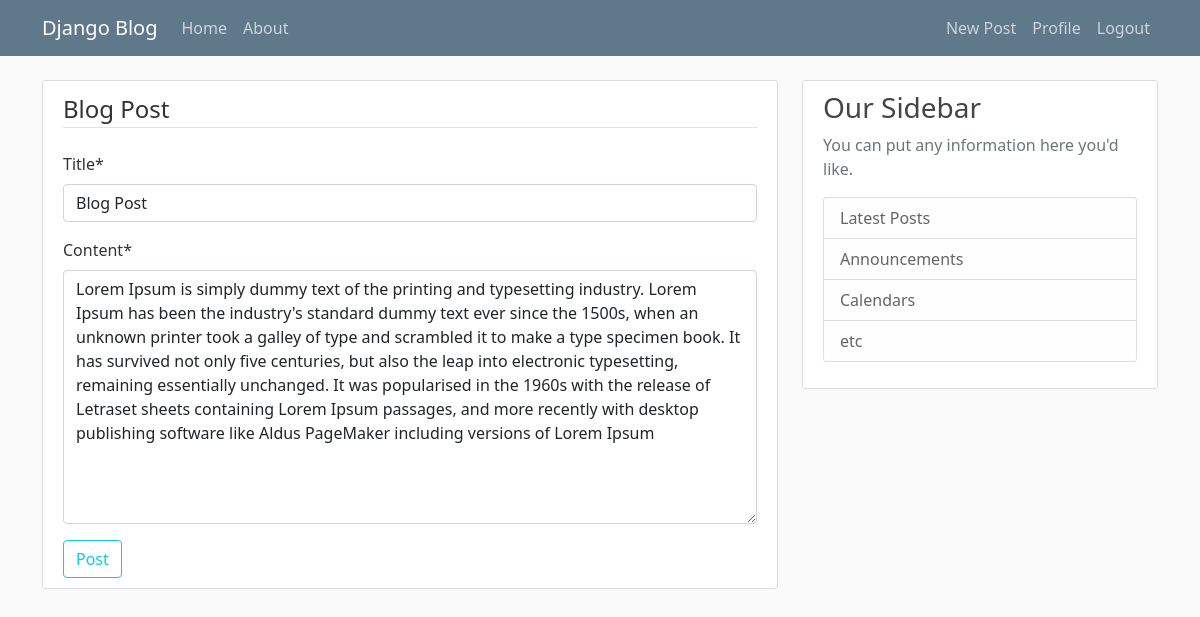
The page /post/4/update (signed in) on the database its author committed.
### blog/models.py (models this page shows, shortened)
class Post(models.Model):
    title = models.CharField(max_length=100)
    content = models.TextField()
    date_posted = models.DateTimeField(default=timezone.now)
    author = models.ForeignKey(User, on_delete=models.CASCADE)

### blog/views.py (the view, shortened to what this page needs)
# urls.py: path("post/<int:pk>/update", PostUpdateView.as_view(), name="post-update"),
class PostUpdateView(LoginRequiredMixin, UserPassesTestMixin, UpdateView):
    model = Post
    fields = ['title', 'content']
    def test_func(self):
        post = self.get_object()
        if self.request.user == post.author:
            return True
        return False

### blog/templates/blog/post_form.html (shortened to what this page needs)
{%extends "blog/base.html" %}
{% load crispy_forms_tags %}
{% block content %}
    <div class="content-section">
        <form method="POST">
            <fieldset class="form-group">
                <legend class="border-bottom mb-4">Blog Post</legend>
                {{ form|crispy }}
            </fieldset>
            <div class="form-group">
                <button class="btn btn-outline-info" type = "submit">Post</button>
            </div>
        </form>
    </div>
{% endblock content %}

### blog/static/blog/main.css (style rules this page uses)
body { background: #fafafa; color: #333333; margin-top: 5rem; }
.content-section { background: #ffffff; padding: 10px 20px; border: 1px solid #dddddd; border-radius: 3px; margin-bottom: 20px; }

### rows shown on the page
Post: title "Blog Post", content "Lorem Ipsum is simply dummy text of the printing and typesetting industry. Lorem Ipsum has been the industry's standard dummy text ever since the 1500s, when an unknown printer took a galley of type and scrambled it to make a type specimen book. It has survived not only five centuries, but also the leap into electronic typesetting, remaining essentially unchanged. It was popularised in the 1960s with the release of Letraset sheets containing Lorem Ipsum passages, and more recently with desktop publishing software like Aldus PageMaker including versions of Lorem Ipsum"
